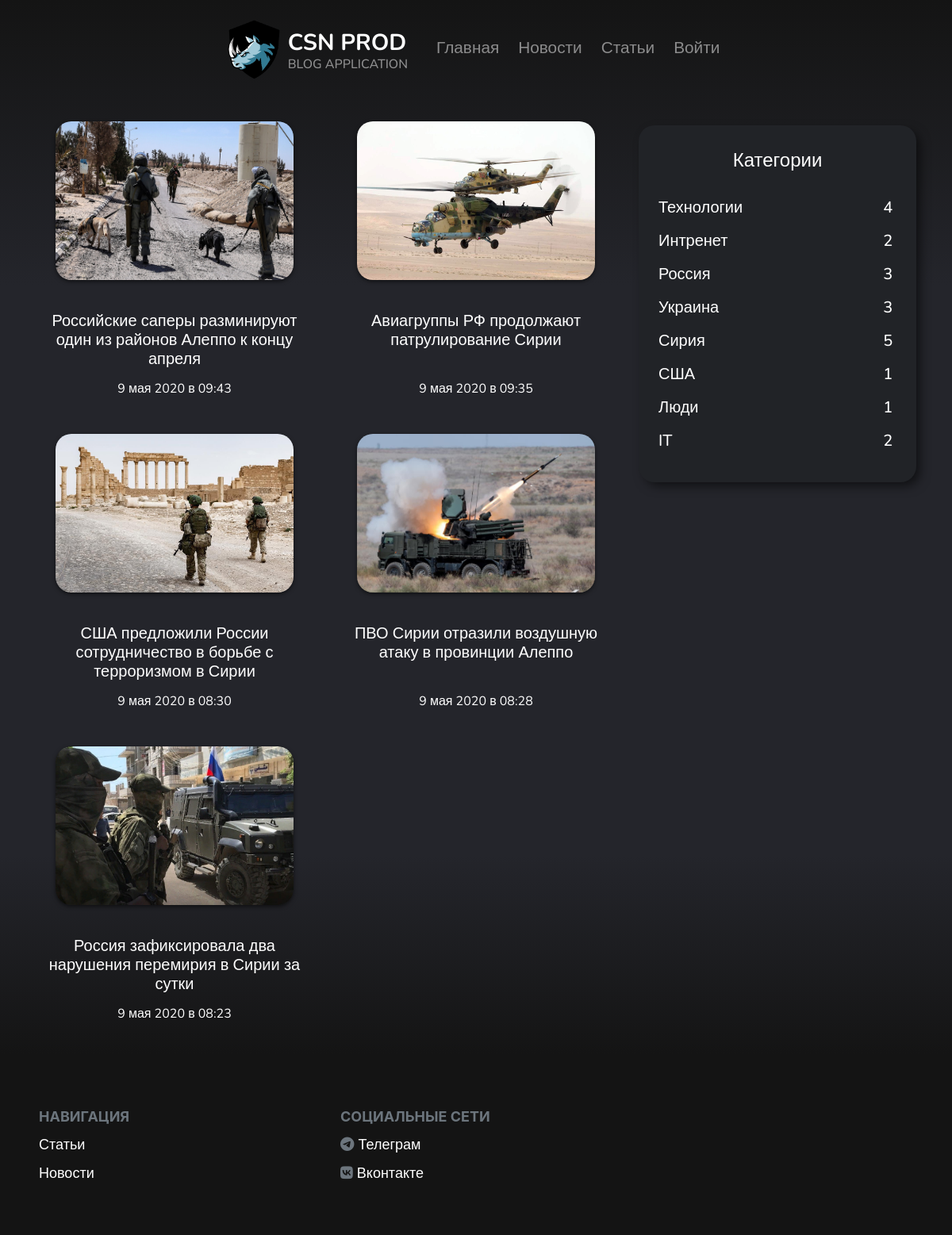
/news/siriy, run on the app's committed database.
### news/models.py (models this page shows, shortened)
class News(models.Model):
    title = models.CharField(max_length=128)
    text = models.TextField()
    image = models.ImageField(upload_to='media/news')
    category = models.ForeignKey(CategoryNews, blank=True, null=True, on_delete=models.CASCADE)
    author = models.ForeignKey(User, default=1, on_delete=models.CASCADE)
    publication_date = models.DateTimeField(auto_now_add=True)
    on_main = models.BooleanField(default=False)
    img_to_slider = models.BooleanField(default=False)
    is_active = models.BooleanField(default=True)
    class Meta:
        verbose_name = 'Новости'
        verbose_name_plural = 'Новости'

### news/views.py (the view)
# urls.py: path('siriy', views.NewsSiriy.as_view(), name='news-siriy'),
class NewsSiriy(ListView):
    model = News
    template_name = 'news/news_category.html'
    def get_context_data(self, **kwargs):
        ctx = super(NewsSiriy, self).get_context_data(**kwargs)
        ctx['news'] = News.objects.filter(category=5).order_by('-id')
        ctx['title'] = 'Сирия'
        ctx['category'] = get_category()
        return ctx

### news/views.py (called while the page is built)
def get_category():
    category = CategoryNews.objects.all()
    all_category = dict()
    number = 0
    for item in category:
        number += 1
        all_category[item.name] = News.objects.filter(category=number).count()
    return all_category

### templates/news/news_category.html
{% extends 'category_news_main.html' %}

### templates/category_news_main.html
{% extends 'main.html' %}
{% block main %}
  <div class="container wow fadeIn" data-wow-delay="1s">
    <div class="row">
      <div class="col-8" id="post_list">
        <div class="row">
          {% for post in news %}
            <div class="col-6" id="post">
              <div class="image">
                <img id="img_post" src="{{ post.image.url }}" alt="Изображение поста">
              </div>
              <a href="{% url 'news-detail' post.id %}"><h5>{{ post.title|striptags|truncatechars:75 }}</h5></a>
              <p>{{ post.publication_date|date:'j E Y в H:i' }}</p>
            </div>
          {% endfor %}
        </div>
      </div>
      <div class="col-4 category">
        <div class="category-content">
          <h4>Категории</h4>
          <div class="row">
            <div class="col-10">
              <a href="{% url 'news-technologies' %}"><h5>Технологии</h5></a>
              <a href="{% url 'news-internet' %}"><h5>Интренет</h5></a>
              <a href="{% url 'news-russia' %}"><h5>Россия</h5></a>
              <a href="{% url 'news-ukraine' %}"><h5>Украина</h5></a>
              <a href="{% url 'news-siriy' %}"><h5>Сирия</h5></a>
              <a href="{% url 'news-usa' %}"><h5>США</h5></a>
              <a href="{% url 'news-people' %}"><h5>Люди</h5></a>
              <a href="{% url 'news-it' %}"><h5>IT</h5></a>
            </div>
            <div class="col-2">
              {% for key, value in category.items %}
                <h5>{{ value }}</h5>
              {% endfor %}
            </div>
          </div>
        </div>
      </div>
    </div>
  </div>
{% endblock %}

### static/css/main.css (style rules this page uses)
a { text-decoration: none; color: gray; }
#post h3, h4 { color: white; text-align: center; padding: 20px; font-family: 'Nunito', sans-serif; }
#img_post { height: 200px; width: 300px; margin-top: 25px; max-width: 380px; max-height: 260px; border-radius: 20px; }
.image { overflow: hidden; height: 250px; border-radius: 20px; }
.image img { -moz-transition: all 0.2s ease-out; -o-transition: all 0.2s ease-out; -webkit-transition: all 0.2s ease-out; box-shadow: 0 2px 5px 0 rgba(0, 0, 0, 0.55); }
#post_list { padding-bottom: 20px; font-family: 'Nunito', sans-serif; text-align: center; }
#post_list h5 { padding: 15px; margin: auto; max-height: 100px; height: 100px; width: auto; }
#post_list a { color: white; outline: none; text-decoration: none; font-family: 'Nunito', sans-serif; }
#post_list p { color: white; margin-bottom: 20px; }
.category { padding: 30px 30px; }
.category-content h5 { color: white; text-align: left; padding: 5px; outline: none; text-decoration: none; text-align: left; font-family: 'Nunito', sans-serif; }
.category-content { background: #212327; border-radius: 20px; padding: 10px 20px; width: auto; height: 450px; text-align: center; box-shadow: 6px 6px 14px -2px rgba(0, 0, 0, 0.6); }

### data on the page
News: image (picture), title "Российские саперы разминируют один из районов Алеппо к концу апреля", publication_date "9 мая 2020 в 09:43"
News: image (picture), title "Авиагруппы РФ продолжают патрулирование Сирии", publication_date "9 мая 2020 в 09:35"
News: image (picture), title "США предложили России сотрудничество в борьбе с терроризмом в Сирии", publication_date "9 мая 2020 в 08:30"
News: image (picture), title "ПВО Сирии отразили воздушную атаку в провинции Алеппо", publication_date "9 мая 2020 в 08:28"
News: image (picture), title "Россия зафиксировала два нарушения перемирия в Сирии за сутки", publication_date "9 мая 2020 в 08:23"

### other printed values
{{ value }} "4" "2" "3" "3" "5" "1" "1" "2"
